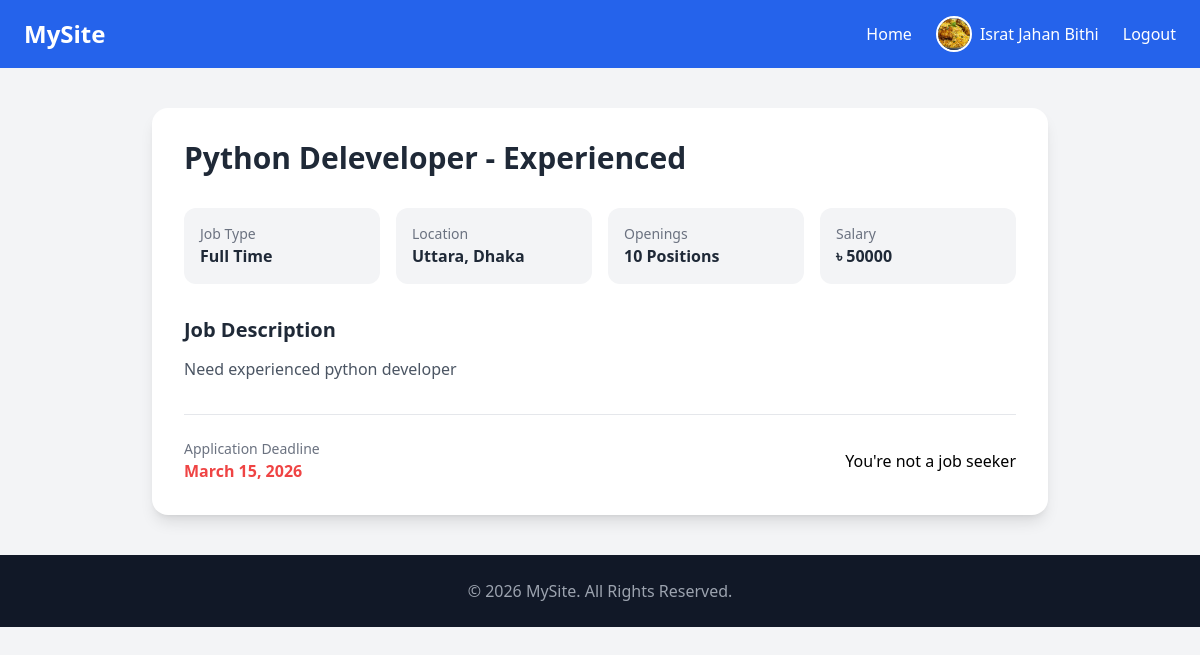
Screenshot of /jobs/job_details/2 (signed in) with the database file from the repository.
### accounts/models.py (models this page shows)
class CustomUser(AbstractUser):
    ROLE_CHOICES = (
        ('job_seeker', 'Job Seeker'),
        ('recruiter', 'Recruiter')
    )
    profile_picture = models.ImageField(upload_to='profile/', null = True, blank = True)
    role = models.CharField(max_length = 30, choices = ROLE_CHOICES)

### jobs/models.py (models this page shows, shortened)
class Job(models.Model):
    TYPE_CHOICES = (
        ('part_time', 'Part Time'),
        ('full_time', 'Full Time')
    )
    recruiter = models.ForeignKey(RecruiterProfile, on_delete=models.CASCADE)
    title  = models.CharField(max_length=50)
    description = models.TextField()
    openings = models.IntegerField()
    salary = models.IntegerField()
    job_type = models.CharField(max_length=40, choices=TYPE_CHOICES)
    location = models.CharField(max_length=50)
    deadline = models.DateField()
    created_at = models.DateTimeField(auto_now_add=True)

### jobs/views.py (the view)
# urls.py: path('job_details/<int:job_id>', views.job_details, name="job_details"),
def job_details(request, job_id):
    job = get_object_or_404(Job, id = job_id)
    context = {
        'job' : job,
    }
    return render(request, 'jobs/job_details.html', context)

### templates/jobs/job_details.html (shortened to what this page needs)
{% extends 'base.html' %}
{% block content %}
<div class="max-w-4xl mx-auto my-10 bg-white shadow-lg rounded-2xl p-8 space-y-8">
    <div>
        <h1 class="text-3xl font-bold text-gray-800">{{ job.title }}</h1>
    </div>
    <div class="grid md:grid-cols-4 gap-4">
        <div class="bg-gray-100 p-4 rounded-xl">
            <p class="text-sm text-gray-500">Job Type</p>
            <p class="font-semibold text-gray-800">
                {% if job.job_type == 'full_time' %}
                Full Time
                {% endif %}
            </p>
        </div>
        <div class="bg-gray-100 p-4 rounded-xl">
            <p class="text-sm text-gray-500">Location</p>
            <p class="font-semibold text-gray-800">{{ job.location }}</p>
        </div>
        <div class="bg-gray-100 p-4 rounded-xl">
            <p class="text-sm text-gray-500">Openings</p>
            <p class="font-semibold text-gray-800">
                {% if job.openings > 1 %}
                {{ job.openings }} Positions
                {% else %}
                {{ job.openings }} Position
                {% endif %}
            </p>
        </div>
        <div class="bg-gray-100 p-4 rounded-xl">
            <p class="text-sm text-gray-500">Salary</p>
            <p class="font-semibold text-gray-800">৳ {{ job.salary }}</p>
        </div>
    </div>
    <div>
        <h2 class="text-xl font-semibold text-gray-800 mb-3">Job Description</h2>
        <p class="text-gray-600 leading-relaxed">
            {{ job.description }}
        </p>
    </div>
    <div class="flex justify-between items-center border-t pt-6">
        <div>
            <p class="text-sm text-gray-500">Application Deadline</p>
            <p class="font-semibold text-red-500">{{ job.deadline }}</p>
        </div>
        {% if request.user.is_authenticated %}
        {% if request.user.role == 'job_seeker' %}
        <button class="bg-blue-600 hover:bg-blue-700 text-white px-6 py-3 rounded-lg transition">
            Apply Now
        </button>
        {% else %}
        <p>You're not a job seeker</p>
        {% endif %}
        {% else %}
        <p class="text-gray-500">You need to login for apply this job</p>
        {% endif %}
    </div>
</div>
{% endblock %}

### templates/includes/header.html
<nav class="bg-blue-600 text-white">
    <div class="max-w-7xl mx-auto px-6 py-4 flex justify-between items-center">
        <a href="{% url 'home' %}" class="text-2xl font-bold">MySite</a>
        <div class="flex items-center space-x-6">
            <a href="{% url 'home' %}" class="hover:underline">Home</a>
            {% if request.user.is_authenticated %}
            <div class="flex items-center space-x-2">
                {% if request.user.profile_picture %}
                <img src="{{ request.user.profile_picture.url }}"
                    class="w-9 h-9 rounded-full border-2 border-white object-cover" alt="Profile">
                {% endif %}
                <a href="{% url 'profile' %}" class="hover:underline">{{ request.user.get_full_name }} </a>
            </div>
            <a href="{% url 'logout' %}" class="hover:underline">Logout</a>
            {% else %}
            <a href="{% url 'register' %}" class="hover:underline">Register</a>
            <a href="{% url 'login' %}" class="hover:underline">Login</a>
            {% endif %}
        </div>
    </div>
</nav>

### rows the page displays
CustomUser: user.profile_picture (picture), user.get_full_name "Israt Jahan Bithi"
Job: title "Python Deleveloper - Experienced", location "Uttara, Dhaka", openings "10", salary "50000", description "Need experienced python developer", deadline "March 15, 2026"
